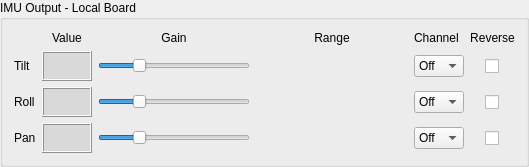
     <widget class="QGroupBox" name="grpRangeSel">
      <property name="sizePolicy">
       <sizepolicy hsizetype="Preferred" vsizetype="Maximum">
        <horstretch>0</horstretch>
        <verstretch>0</verstretch>
       </sizepolicy>
      </property>
      <property name="title">
       <string>IMU Output - Local Board</string>
      </property>
      <layout class="QGridLayout" name="gridLayout_5">
       <item row="2" column="1">
        <widget class="QLabel" name="lblTiltValue">
         <property name="minimumSize">
          <size>
           <width>50</width>
           <height>0</height>
          </size>
         </property>
         <property name="font">
          <font>
           <bold>true</bold>
          </font>
         </property>
         <property name="toolTip">
          <string>&lt;html&gt;&lt;head/&gt;&lt;body&gt;&lt;p&gt;&lt;span style=&quot; font-weight:400;&quot;&gt;Actual values from the board&lt;/span&gt;&lt;/p&gt;&lt;/body&gt;&lt;/html&gt;</string>
         </property>
         <property name="autoFillBackground">
          <bool>false</bool>
         </property>
         <property name="styleSheet">
          <string notr="true">background-color: #d9d9d9</string>
         </property>
         <property name="frameShape">
          <enum>QFrame::Box</enum>
         </property>
         <property name="frameShadow">
          <enum>QFrame::Raised</enum>
         </property>
         <property name="text">
          <string/>
         </property>
         <property name="alignment">
          <set>Qt::AlignCenter</set>
         </property>
        </widget>
       </item>
       <item row="3" column="3" colspan="2">
        <widget class="ServoMinMax" name="servoRoll" native="true">
         <property name="sizePolicy">
          <sizepolicy hsizetype="MinimumExpanding" vsizetype="Preferred">
           <horstretch>2</horstretch>
           <verstretch>0</verstretch>
          </sizepolicy>
         </property>
         <property name="minimumSize">
          <size>
           <width>152</width>
           <height>30</height>
          </size>
         </property>
         <property name="toolTip">
          <string>&lt;html&gt;&lt;head/&gt;&lt;body&gt;&lt;p&gt;Adjusts your servos center and min/max range here&lt;/p&gt;&lt;/body&gt;&lt;/html&gt;</string>
         </property>
        </widget>
       </item>
       <item row="2" column="5">
        <widget class="QComboBox" name="cmbtiltchn">
         <property name="minimumSize">
          <size>
           <width>50</width>
           <height>0</height>
          </size>
         </property>
         <property name="toolTip">
          <string>&lt;html&gt;&lt;head/&gt;&lt;body&gt;&lt;p&gt;Sets the output channel you want tilt on&lt;/p&gt;&lt;/body&gt;&lt;/html&gt;</string>
         </property>
         <item>
          <property name="text">
           <string>Off</string>
          </property>
         </item>
         <item>
          <property name="text">
           <string>1</string>
          </property>
         </item>
         <item>
          <property name="text">
           <string>2</string>
          </property>
         </item>
         <item>
          <property name="text">
           <string>3</string>
          </property>
         </item>
         <item>
          <property name="text">
           <string>4</string>
          </property>
         </item>
         <item>
          <property name="text">
           <string>5</string>
          </property>
         </item>
         <item>
          <property name="text">
           <string>6</string>
          </property>
         </item>
         <item>
          <property name="text">
           <string>7</string>
          </property>
         </item>
         <item>
          <property name="text">
           <string>8</string>
          </property>
         </item>
         <item>
          <property name="text">
           <string>9</string>
          </property>
         </item>
         <item>
          <property name="text">
           <string>10</string>
          </property>
         </item>
         <item>
          <property name="text">
           <string>11</string>
          </property>
         </item>
         <item>
          <property name="text">
           <string>12</string>
          </property>
         </item>
         <item>
          <property name="text">
           <string>13</string>
          </property>
         </item>
         <item>
          <property name="text">
           <string>14</string>
          </property>
         </item>
         <item>
          <property name="text">
           <string>15</string>
          </property>
         </item>
         <item>
          <property name="text">
           <string>16</string>
          </property>
         </item>
        </widget>
       </item>
       <item row="0" column="5">
        <widget class="QLabel" name="label_11">
         <property name="text">
          <string>Channel</string>
         </property>
        </widget>
       </item>
       <item row="3" column="5">
        <widget class="QComboBox" name="cmbrllchn">
         <property name="minimumSize">
          <size>
           <width>50</width>
           <height>0</height>
          </size>
         </property>
         <property name="toolTip">
          <string>&lt;html&gt;&lt;head/&gt;&lt;body&gt;&lt;p&gt;Sets the output channel you want roll on&lt;/p&gt;&lt;/body&gt;&lt;/html&gt;</string>
         </property>
         <item>
          <property name="text">
           <string>Off</string>
          </property>
         </item>
         <item>
          <property name="text">
           <string>1</string>
          </property>
         </item>
         <item>
          <property name="text">
           <string>2</string>
          </property>
         </item>
         <item>
          <property name="text">
           <string>3</string>
          </property>
         </item>
         <item>
          <property name="text">
           <string>4</string>
          </property>
         </item>
         <item>
          <property name="text">
           <string>5</string>
          </property>
         </item>
         <item>
          <property name="text">
           <string>6</string>
          </property>
         </item>
         <item>
          <property name="text">
           <string>7</string>
          </property>
         </item>
         <item>
          <property name="text">
           <string>8</string>
          </property>
         </item>
         <item>
          <property name="text">
           <string>9</string>
          </property>
         </item>
         <item>
          <property name="text">
           <string>10</string>
          </property>
         </item>
         <item>
          <property name="text">
           <string>11</string>
          </property>
         </item>
         <item>
          <property name="text">
           <string>12</string>
          </property>
         </item>
         <item>
          <property name="text">
           <string>13</string>
          </property>
         </item>
         <item>
          <property name="text">
           <string>14</string>
          </property>
         </item>
         <item>
          <property name="text">
           <string>15</string>
          </property>
         </item>
         <item>
          <property name="text">
           <string>16</string>
          </property>
         </item>
        </widget>
       </item>
       <item row="4" column="3" colspan="2">
        <widget class="ServoMinMax" name="servoPan" native="true">
         <property name="sizePolicy">
          <sizepolicy hsizetype="MinimumExpanding" vsizetype="Preferred">
           <horstretch>2</horstretch>
           <verstretch>0</verstretch>
          </sizepolicy>
         </property>
         <property name="minimumSize">
          <size>
           <width>152</width>
           <height>30</height>
          </size>
         </property>
         <property name="toolTip">
          <string>&lt;html&gt;&lt;head/&gt;&lt;body&gt;&lt;p&gt;Adjusts your servos center and min/max range here&lt;/p&gt;&lt;/body&gt;&lt;/html&gt;</string>
         </property>
        </widget>
       </item>
       <item row="0" column="3" colspan="2">
        <widget class="QLabel" name="lblRange">
         <property name="sizePolicy">
          <sizepolicy hsizetype="MinimumExpanding" vsizetype="Preferred">
           <horstretch>2</horstretch>
           <verstretch>0</verstretch>
          </sizepolicy>
         </property>
         <property name="text">
          <string>Range</string>
         </property>
         <property name="alignment">
          <set>Qt::AlignCenter</set>
         </property>
        </widget>
       </item>
       <item row="2" column="0">
        <widget class="QLabel" name="label_17">
         <property name="sizePolicy">
          <sizepolicy hsizetype="Maximum" vsizetype="Preferred">
           <horstretch>0</horstretch>
           <verstretch>0</verstretch>
          </sizepolicy>
         </property>
         <property name="text">
          <string>Tilt</string>
         </property>
        </widget>
       </item>
       <item row="3" column="0">
        <widget class="QLabel" name="label_18">
         <property name="sizePolicy">
          <sizepolicy hsizetype="Maximum" vsizetype="Preferred">
           <horstretch>0</horstretch>
           <verstretch>0</verstretch>
          </sizepolicy>
         </property>
         <property name="text">
          <string>Roll</string>
         </property>
        </widget>
       </item>
       <item row="3" column="1">
        <widget class="QLabel" name="lblRollValue">
         <property name="minimumSize">
          <size>
           <width>50</width>
           <height>0</height>
          </size>
         </property>
         <property name="font">
          <font>
           <bold>true</bold>
          </font>
         </property>
         <property name="toolTip">
          <string>&lt;html&gt;&lt;head/&gt;&lt;body&gt;&lt;p&gt;&lt;span style=&quot; font-weight:400;&quot;&gt;Actual values from the board&lt;/span&gt;&lt;/p&gt;&lt;/body&gt;&lt;/html&gt;</string>
         </property>
         <property name="autoFillBackground">
          <bool>false</bool>
         </property>
         <property name="styleSheet">
          <string notr="true">background-color: #d9d9d9</string>
         </property>
         <property name="frameShape">
          <enum>QFrame::Box</enum>
         </property>
         <property name="frameShadow">
          <enum>QFrame::Raised</enum>
         </property>
         <property name="text">
          <string/>
         </property>
         <property name="alignment">
          <set>Qt::AlignCenter</set>
         </property>
        </widget>
       </item>
       <item row="4" column="0">
        <widget class="QLabel" name="label_19">
         <property name="sizePolicy">
          <sizepolicy hsizetype="Maximum" vsizetype="Preferred">
           <horstretch>0</horstretch>
           <verstretch>0</verstretch>
          </sizepolicy>
         </property>
         <property name="text">
          <string>Pan</string>
         </property>
        </widget>
       </item>
       <item row="0" column="6">
        <widget class="QLabel" name="label_12">
         <property name="sizePolicy">
          <sizepolicy hsizetype="Minimum" vsizetype="Preferred">
           <horstretch>0</horstretch>
           <verstretch>0</verstretch>
          </sizepolicy>
         </property>
         <property name="maximumSize">
          <size>
           <width>50</width>
           <height>16777215</height>
          </size>
         </property>
         <property name="styleSheet">
          <string notr="true"/>
         </property>
         <property name="text">
          <string>Reverse</string>
         </property>
         <property name="alignment">
          <set>Qt::AlignCenter</set>
         </property>
        </widget>
       </item>
       <item row="3" column="2">
        <widget class="GainSlider" name="rll_gain">
         <property name="sizePolicy">
          <sizepolicy hsizetype="MinimumExpanding" vsizetype="Fixed">
           <horstretch>2</horstretch>
           <verstretch>0</verstretch>
          </sizepolicy>
         </property>
         <property name="minimumSize">
          <size>
           <width>152</width>
           <height>0</height>
          </size>
         </property>
         <property name="toolTip">
          <string>&lt;html&gt;&lt;head/&gt;&lt;body&gt;&lt;p&gt;Adjusts the sensitivity of the servo output&lt;/p&gt;&lt;/body&gt;&lt;/html&gt;</string>
         </property>
         <property name="minimum">
          <number>0</number>
         </property>
         <property name="maximum">
          <number>1000</number>
         </property>
         <property name="value">
          <number>250</number>
         </property>
         <property name="tracking">
          <bool>true</bool>
         </property>
         <property name="orientation">
          <enum>Qt::Horizontal</enum>
         </property>
         <property name="invertedAppearance">
          <bool>false</bool>
         </property>
         <property name="tickPosition">
          <enum>QSlider::NoTicks</enum>
         </property>
         <property name="tickInterval">
          <number>0</number>
         </property>
        </widget>
       </item>
       <item row="4" column="5">
        <widget class="QComboBox" name="cmbpanchn">
         <property name="minimumSize">
          <size>
           <width>50</width>
           <height>0</height>
          </size>
         </property>
         <property name="toolTip">
          <string>&lt;html&gt;&lt;head/&gt;&lt;body&gt;&lt;p&gt;Sets the output channel you want pan on&lt;/p&gt;&lt;/body&gt;&lt;/html&gt;</string>
         </property>
         <item>
          <property name="text">
           <string>Off</string>
          </property>
         </item>
         <item>
          <property name="text">
           <string>1</string>
          </property>
         </item>
         <item>
          <property name="text">
           <string>2</string>
          </property>
         </item>
         <item>
          <property name="text">
           <string>3</string>
          </property>
         </item>
         <item>
          <property name="text">
           <string>4</string>
          </property>
         </item>
         <item>
          <property name="text">
           <string>5</string>
          </property>
         </item>
         <item>
          <property name="text">
           <string>6</string>
          </property>
         </item>
         <item>
          <property name="text">
           <string>7</string>
          </property>
         </item>
         <item>
          <property name="text">
           <string>8</string>
          </property>
         </item>
         <item>
          <property name="text">
           <string>9</string>
          </property>
         </item>
         <item>
          <property name="text">
           <string>10</string>
          </property>
         </item>
         <item>
          <property name="text">
           <string>11</string>
          </property>
         </item>
         <item>
          <property name="text">
           <string>12</string>
          </property>
         </item>
         <item>
          <property name="text">
           <string>13</string>
          </property>
         </item>
         <item>
          <property name="text">
           <string>14</string>
          </property>
         </item>
         <item>
          <property name="text">
           <string>15</string>
          </property>
         </item>
         <item>
          <property name="text">
           <string>16</string>
          </property>
         </item>
        </widget>
       </item>
       <item row="3" column="6">
        <widget class="QCheckBox" name="chkrllrev">
         <property name="sizePolicy">
          <sizepolicy hsizetype="Maximum" vsizetype="Fixed">
           <horstretch>0</horstretch>
           <verstretch>0</verstretch>
          </sizepolicy>
         </property>
         <property name="maximumSize">
          <size>
           <width>40</width>
           <height>16777215</height>
          </size>
         </property>
         <property name="toolTip">
          <string>&lt;html&gt;&lt;head/&gt;&lt;body&gt;&lt;p&gt;These will reverse your servo output&lt;/p&gt;&lt;/body&gt;&lt;/html&gt;</string>
         </property>
         <property name="layoutDirection">
          <enum>Qt::LeftToRight</enum>
         </property>
         <property name="autoFillBackground">
          <bool>false</bool>
         </property>
         <property name="styleSheet">
          <string notr="true">margin-left:15%;</string>
         </property>
         <property name="text">
          <string/>
         </property>
        </widget>
       </item>
       <item row="2" column="3" colspan="2">
        <widget class="ServoMinMax" name="servoTilt" native="true">
         <property name="sizePolicy">
          <sizepolicy hsizetype="MinimumExpanding" vsizetype="Preferred">
           <horstretch>2</horstretch>
           <verstretch>0</verstretch>
          </sizepolicy>
         </property>
         <property name="minimumSize">
          <size>
           <width>152</width>
           <height>30</height>
          </size>
         </property>
         <property name="toolTip">
          <string>&lt;html&gt;&lt;head/&gt;&lt;body&gt;&lt;p&gt;Adjusts your servos center and min/max range here&lt;/p&gt;&lt;/body&gt;&lt;/html&gt;</string>
         </property>
        </widget>
       </item>
       <item row="4" column="2">
        <widget class="GainSlider" name="pan_gain">
         <property name="sizePolicy">
          <sizepolicy hsizetype="MinimumExpanding" vsizetype="Fixed">
           <horstretch>2</horstretch>
           <verstretch>0</verstretch>
          </sizepolicy>
         </property>
         <property name="minimumSize">
          <size>
           <width>152</width>
           <height>0</height>
          </size>
         </property>
         <property name="toolTip">
          <string>&lt;html&gt;&lt;head/&gt;&lt;body&gt;&lt;p&gt;Adjusts the sensitivity of the servo output&lt;/p&gt;&lt;/body&gt;&lt;/html&gt;</string>
         </property>
         <property name="minimum">
          <number>0</number>
         </property>
         <property name="maximum">
          <number>1000</number>
         </property>
         <property name="value">
          <number>250</number>
         </property>
         <property name="tracking">
          <bool>true</bool>
         </property>
         <property name="orientation">
          <enum>Qt::Horizontal</enum>
         </property>
         <property name="invertedAppearance">
          <bool>false</bool>
         </property>
         <property name="tickPosition">
          <enum>QSlider::NoTicks</enum>
         </property>
         <property name="tickInterval">
          <number>0</number>
         </property>
        </widget>
       </item>
       <item row="4" column="1">
        <widget class="QLabel" name="lblPanValue">
         <property name="minimumSize">
          <size>
           <width>50</width>
           <height>0</height>
          </size>
         </property>
         <property name="font">
          <font>
           <bold>true</bold>
          </font>
         </property>
         <property name="toolTip">
          <string>&lt;html&gt;&lt;head/&gt;&lt;body&gt;&lt;p&gt;&lt;span style=&quot; font-weight:400;&quot;&gt;Actual values from the board&lt;/span&gt;&lt;/p&gt;&lt;/body&gt;&lt;/html&gt;</string>
         </property>
         <property name="autoFillBackground">
          <bool>false</bool>
         </property>
         <property name="styleSheet">
          <string notr="true">background-color: #d9d9d9</string>
         </property>
         <property name="frameShape">
          <enum>QFrame::Box</enum>
         </property>
         <property name="frameShadow">
          <enum>QFrame::Raised</enum>
         </property>
         <property name="text">
          <string/>
         </property>
         <property name="alignment">
          <set>Qt::AlignCenter</set>
         </property>
        </widget>
       </item>
       <item row="0" column="1">
        <widget class="QLabel" name="lblTilt_2">
         <property name="minimumSize">
          <size>
           <width>50</width>
           <height>0</height>
          </size>
         </property>
         <property name="text">
          <string>Value</string>
         </property>
         <property name="alignment">
          <set>Qt::AlignCenter</set>
         </property>
        </widget>
       </item>
       <item row="4" column="6">
        <widget class="QCheckBox" name="chkpanrev">
         <property name="sizePolicy">
          <sizepolicy hsizetype="Maximum" vsizetype="Fixed">
           <horstretch>0</horstretch>
           <verstretch>0</verstretch>
          </sizepolicy>
         </property>
         <property name="maximumSize">
          <size>
           <width>40</width>
           <height>16777215</height>
          </size>
         </property>
         <property name="toolTip">
          <string>&lt;html&gt;&lt;head/&gt;&lt;body&gt;&lt;p&gt;These will reverse your servo output&lt;/p&gt;&lt;/body&gt;&lt;/html&gt;</string>
         </property>
         <property name="layoutDirection">
          <enum>Qt::LeftToRight</enum>
         </property>
         <property name="autoFillBackground">
          <bool>false</bool>
         </property>
         <property name="styleSheet">
          <string notr="true">margin-left:15%;</string>
         </property>
         <property name="text">
          <string/>
         </property>
        </widget>
       </item>
       <item row="2" column="2">
        <widget class="GainSlider" name="til_gain">
         <property name="sizePolicy">
          <sizepolicy hsizetype="MinimumExpanding" vsizetype="Fixed">
           <horstretch>2</horstretch>
           <verstretch>0</verstretch>
          </sizepolicy>
         </property>
         <property name="minimumSize">
          <size>
           <width>152</width>
           <height>0</height>
          </size>
         </property>
         <property name="toolTip">
          <string>&lt;html&gt;&lt;head/&gt;&lt;body&gt;&lt;p&gt;Adjusts the sensitivity of the servo output&lt;/p&gt;&lt;/body&gt;&lt;/html&gt;</string>
         </property>
         <property name="minimum">
          <number>0</number>
         </property>
         <property name="maximum">
          <number>1000</number>
         </property>
         <property name="value">
          <number>250</number>
         </property>
         <property name="tracking">
          <bool>true</bool>
         </property>
         <property name="orientation">
          <enum>Qt::Horizontal</enum>
         </property>
         <property name="invertedAppearance">
          <bool>false</bool>
         </property>
         <property name="tickPosition">
          <enum>QSlider::NoTicks</enum>
         </property>
         <property name="tickInterval">
          <number>0</number>
         </property>
        </widget>
       </item>
       <item row="2" column="6">
        <widget class="QCheckBox" name="chktltrev">
         <property name="sizePolicy">
          <sizepolicy hsizetype="Maximum" vsizetype="Fixed">
           <horstretch>0</horstretch>
           <verstretch>0</verstretch>
          </sizepolicy>
         </property>
         <property name="maximumSize">
          <size>
           <width>40</width>
           <height>16777215</height>
          </size>
         </property>
         <property name="toolTip">
          <string>&lt;html&gt;&lt;head/&gt;&lt;body&gt;&lt;p&gt;These will reverse your servo output&lt;/p&gt;&lt;/body&gt;&lt;/html&gt;</string>
         </property>
         <property name="layoutDirection">
          <enum>Qt::LeftToRight</enum>
         </property>
         <property name="autoFillBackground">
          <bool>false</bool>
         </property>
         <property name="styleSheet">
          <string notr="true">margin-left:15%;</string>
         </property>
         <property name="text">
          <string/>
         </property>
        </widget>
       </item>
       <item row="0" column="2">
        <widget class="QLabel" name="label_20">
         <property name="sizePolicy">
          <sizepolicy hsizetype="MinimumExpanding" vsizetype="Preferred">
           <horstretch>2</horstretch>
           <verstretch>0</verstretch>
          </sizepolicy>
         </property>
         <property name="minimumSize">
          <size>
           <width>150</width>
           <height>0</height>
          </size>
         </property>
         <property name="text">
          <string>Gain</string>
         </property>
         <property name="alignment">
          <set>Qt::AlignCenter</set>
         </property>
        </widget>
       </item>
      </layout>
     </widget>
